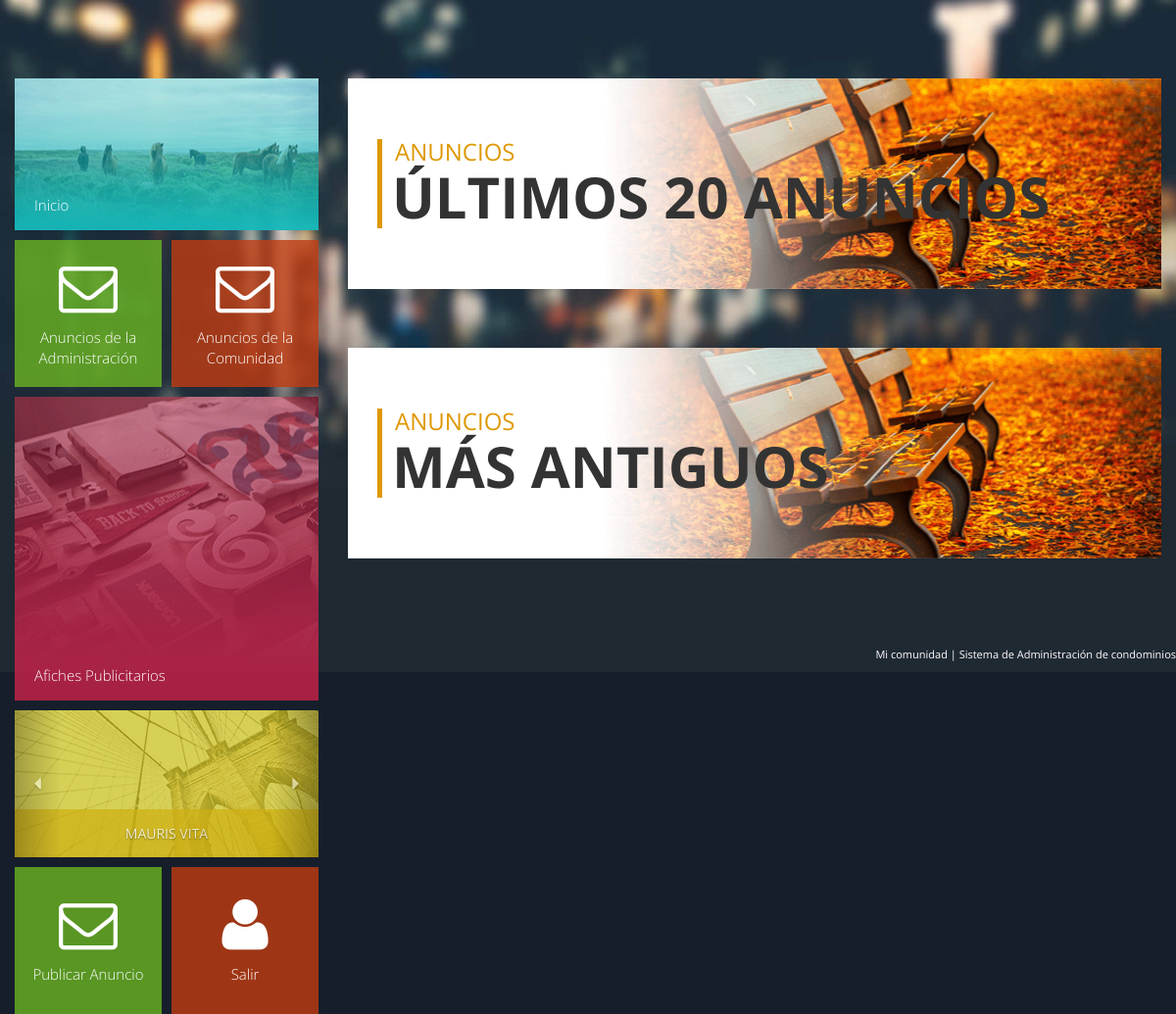
The app's page /news/ (signed in), older data.
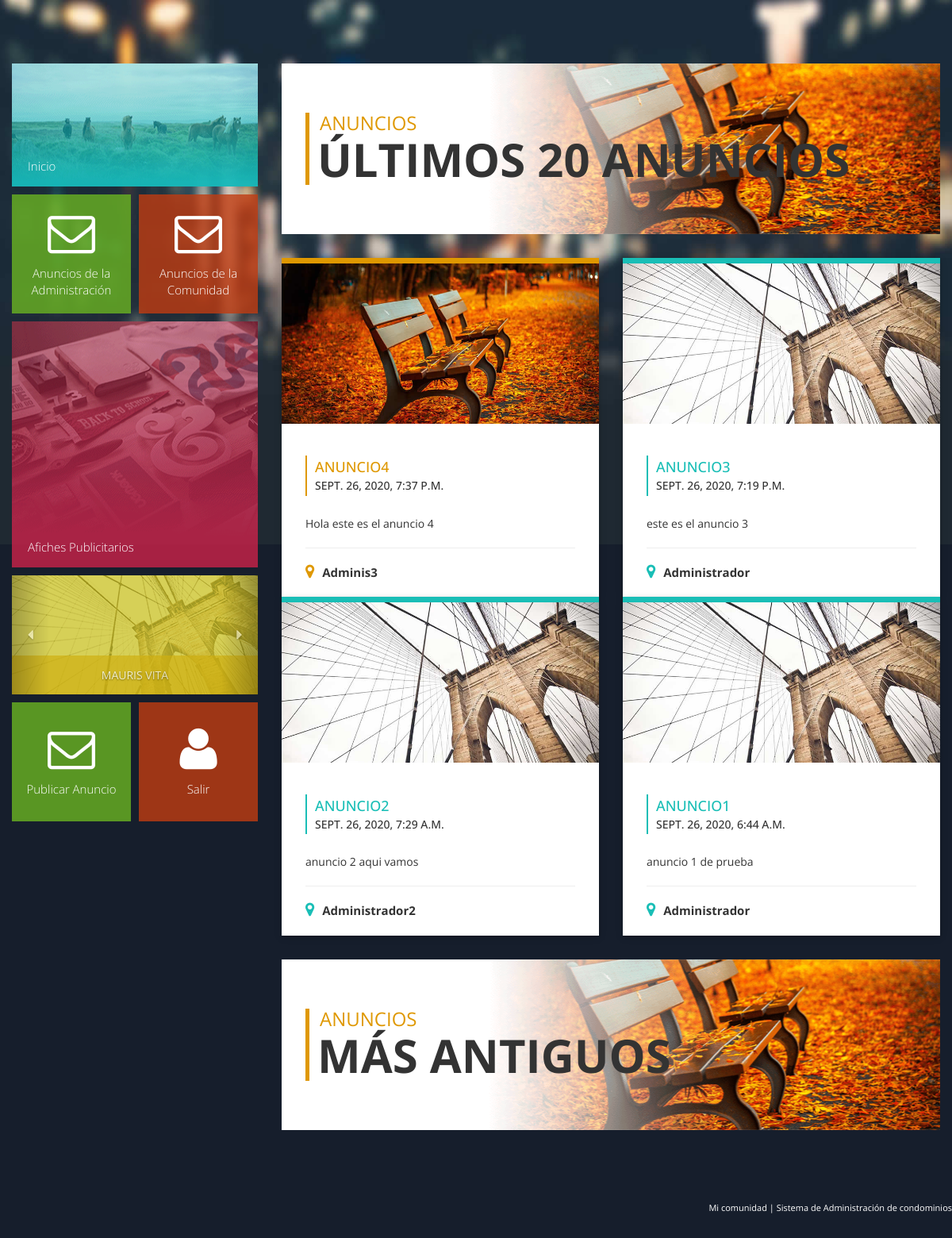
The same page, newer data.
### blog/models.py (models this page shows, shortened)
class Anuncio(models.Model):
    PRIORIDAD = (
        ('1', '1'),
        ('2', '2'),
        ('3', '3'),
    )
    TIPO = (
        ('0', '0'),
        ('1', '1'),
    )
    titulo = models.CharField(max_length=150)
    contenido = models.TextField()
    fecha = models.DateTimeField(auto_now_add=True)
    prioridad = models.CharField(max_length=3,
                              choices=PRIORIDAD,
                              default='1')
    categoria = models.CharField(max_length=150)
    imagen = models.ImageField(upload_to="blog", null=True, blank=True, verbose_name="Imagen")
    autor = models.CharField(max_length=60)
    tipo_usuario = models.CharField(max_length=3,
                              choices=TIPO,
                              default='0')
    class Meta:
        ordering = ('-fecha',)

### blog/views.py (the view)
# urls.py: path("news/", news, name="news"),
def news(request):
    if request.user.is_authenticated:
        anuncios_admin = Anuncio.objects.filter( tipo_usuario = "1" )[:10]
        anuncios_admin2 = Anuncio.objects.filter( tipo_usuario = "1" )[11:]
        return render(request,'blog/news.html',{'anuncios_admin':anuncios_admin,'anuncios_admin2':anuncios_admin2})
    return redirect('index')

### blog/templates/blog/news.html (shortened to what this page needs)
{% extends 'blog/base2.html' %}
{% load static %}
{% block contenido %}
                    <div class="content-main">
                        <div class="row margin-b-30">
                            <div class="col-xs-12 col-sm-12 col-md-12 biliend">
                                <div class="banner-2-container">
                                    <div class="aenean">
                                        <h4>Anuncios </h4>
                                        <h3>Últimos 20 anuncios</h3>
                                    </div>
                                </div>
                            </div>
                        </div>
                        <div class="row margin-b-30">
                            {% for anuncios in anuncios_admin %}
                            <div class="col-xs-12 col-sm-12 col-md-6 col-lg-6">
                                {% if  anuncios.prioridad == "1"%}
                                <div class="box london">
                                {% endif %}
                                {% if  anuncios.prioridad == "2"%}
                                <div class="box paris">
                                {% endif %}
                                    <div class="box-icon">
                                    {% if  anuncios.prioridad == "1"%}
                                        <img src="{%static 'blog/images/home-img-2.jpg' %}" alt="Image" class="img-responsive">
                                    {% endif %}
                                    {% if  anuncios.prioridad == "2"%}
                                        <img src="{%static 'blog/images/home-img-3.jpg' %}" alt="Image" class="img-responsive">
                                    {% endif %}
                                    </div>
                                    <div class="info float-container">
                                        {% if  anuncios.prioridad == "1"%}
                                        <div class="col-sm-12 london-title">
                                        {% endif %}
                                        {% if  anuncios.prioridad == "2"%}
                                        <div class="col-sm-12 london-title paris-title">
                                        {% endif %}
                                            <h3 class="text-uppercase">{{anuncios.titulo}}</h3>
                                            <h4 class="text-uppercase">{{anuncios.fecha}}</h4>
                                        </div>
                                        <p>{{anuncios.contenido}}</p><hr />
                                        <div class="col-sm-12 location-main">
                                            {% if  anuncios.prioridad == "1"%}
                                            <div class="pull-left location ">
                                            {% endif %}
                                            {% if  anuncios.prioridad == "2"%}
                                            <div class="pull-left location location2 ">
                                            {% endif %}
                                                <i class="fa fa-map-marker fa-2x"></i><span>{{anuncios.autor}}</span>
                                            </div>
                                        </div>
                                    </div>
                                </div>
                            </div>
                            {% endfor %}
                        </div>
                        <div class="row margin-b-30">
                            <div class="col-xs-12 col-sm-12 col-md-12 biliend">
                                <div class="banner-2-container">
                                    <div class="aenean">
                                        <h4>Anuncios </h4>
                                        <h3>Más Antiguos</h3>
                                    </div>
                                </div>
                            </div>
                        </div>
                        </div>
                    </div>
{% endblock contenido %}

Row changes from the older to the newer data that the page shows:
added Anuncio: titulo "ANUNCIO4", fecha "SEPT. 26, 2020, 7:37 P.M.", contenido "Hola este es el anuncio 4", autor "Adminis3"
added Anuncio: titulo "ANUNCIO3", fecha "SEPT. 26, 2020, 7:19 P.M.", contenido "este es el anuncio 3", autor "Administrador"
added Anuncio: titulo "ANUNCIO2", fecha "SEPT. 26, 2020, 7:29 A.M.", contenido "anuncio 2 aqui vamos", autor "Administrador2"
added Anuncio: titulo "ANUNCIO1", fecha "SEPT. 26, 2020, 6:44 A.M.", contenido "anuncio 1 de prueba", autor "Administrador"
